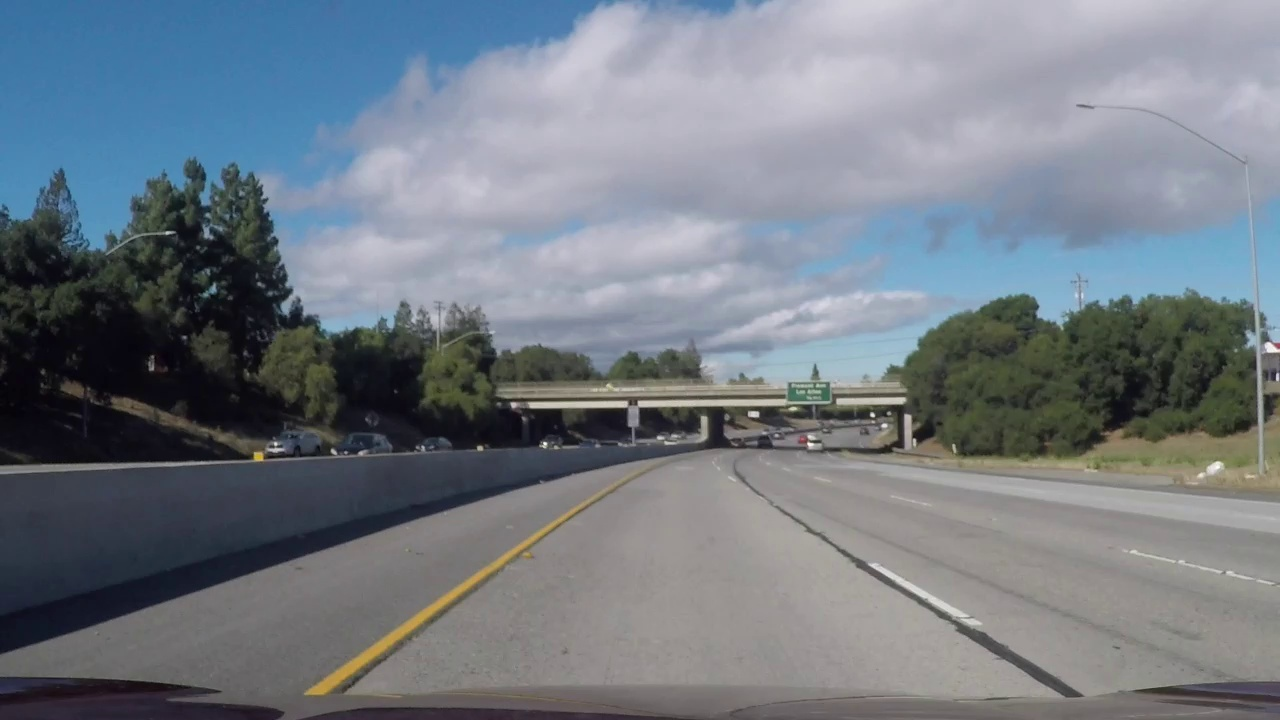
#> input picture udacity-nd/p2-advanced-lane-lines/challenge_images/frame0.jpg, 1280 x 720 px; its folder holds only this picture in this run
$ python -i helper.py   (imports and definitions only)   (older library calls are emulated)
#> lines starting #> are read from the running program, lines starting #| are printed output that depends on the picture
import glob
import os

import cv2
import matplotlib.image as mpimg
import matplotlib.pyplot as plt
import numpy as np


# [91 lines left out: functions plot_result, get_frames_from_video, create_video_from_frames, write_images_to_folder, not called in this run]

def resize(image, height=300, width=400, debug=False):
    '''
    resizes images
    Args:
        image - opencv RGB image
        height - height of resized image
        width - width of resized image
        debug - bool, displays the resized image
    Returns:
        resized opencv image
    '''
#> called with height = 300, width = 400, debug = False
    if len(image.shape) > 2:
        # height, width, channels
        (h, w, d) = image.shape
#> h = 720; w = 1280; d = 3
        bgr = cv2.cvtColor(image, cv2.COLOR_RGB2BGR)
#> bgr is the input picture: shape (720, 1280, 3); mean B, G, R 131.9, 123.1, 115.2
        resized = cv2.resize(bgr, (width, height))
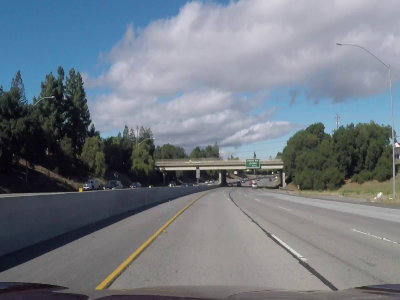
#> resized: shape (300, 400, 3); mean B, G, R 131.8, 123, 115.2
    else:
        # grayscale
        resized = cv2.resize(image, (width, height))
    if debug == True:
        cv2.imshow('resize', resized)
        cv2.waitKey(0)
        cv2.destroyAllWindows()
    return resized

def channels(image, debug=False):
    '''
    displays RGB, HLS channels individual channel images
    Args:
        image - opencv RGB image
        debug - bool, displays the resized image
    Returns:
        None
    '''
    image = resize(image)
    # RGB
    rgb_gray = cv2.cvtColor(image, cv2.COLOR_RGB2GRAY)
    r = image[:, :, 0]
    g = image[:, :, 1]
    b = image[:, :, 2]
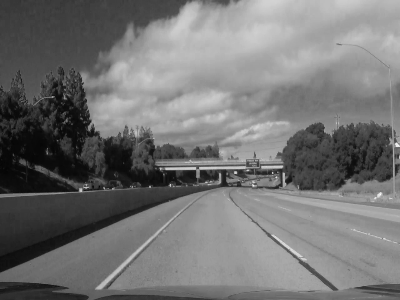
#> b: shape (300, 400); min 4, max 252, mean 115.2
    rgb = np.hstack((r,g,b))
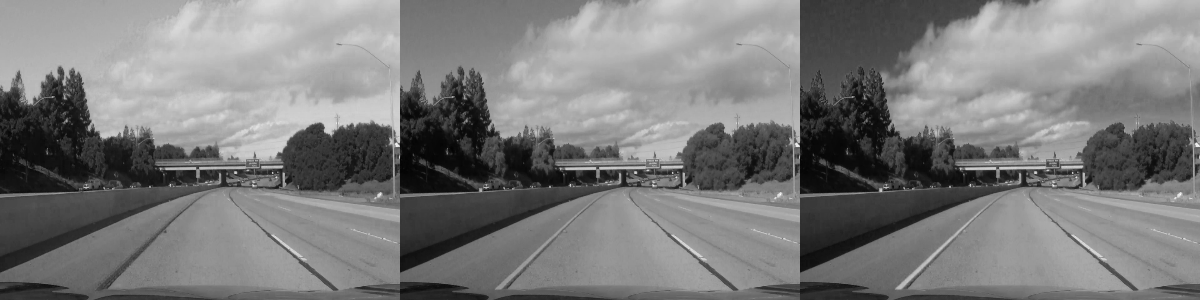
#> rgb: shape (300, 1200); min 2, max 252, mean 123.4

    # HLS
    hls_gray = cv2.cvtColor(image, cv2.COLOR_RGB2HLS)
#> hls_gray: shape (300, 400, 3); mean of channels 0, 1, 2 66.9, 123.8, 36.8
    h = hls_gray[:, :, 0]
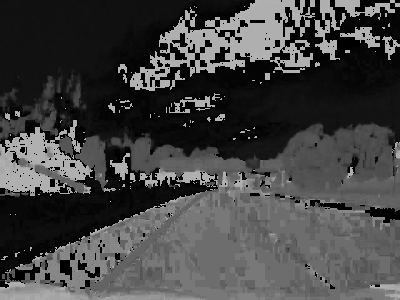
#> h: shape (300, 400); min 0, max 179, mean 66.9
    l = hls_gray[:, :, 1]
    s = hls_gray[:, :, 2]
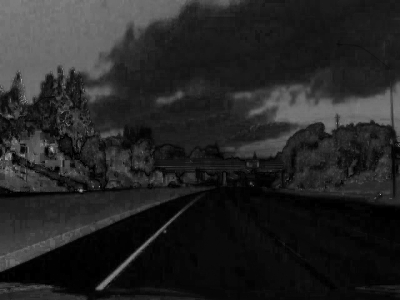
#> s: shape (300, 400); min 0, max 182, mean 36.8
    hls = np.hstack((h,l,s))
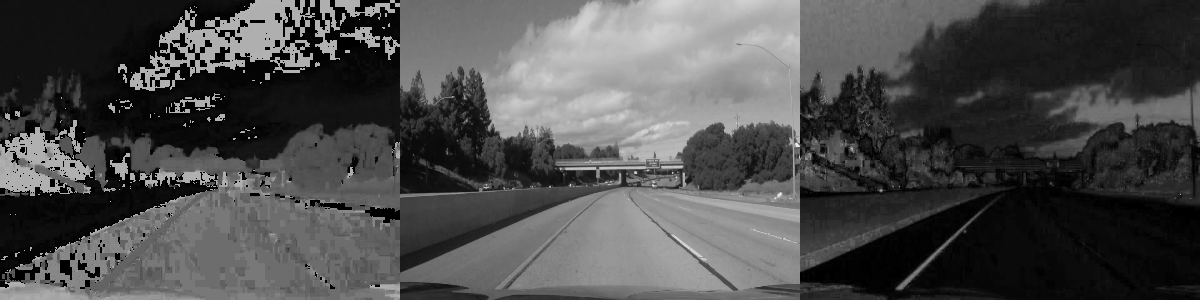
#> hls: shape (300, 1200); min 0, max 247, mean 75.8

    all_channels = np.vstack((rgb, hls))
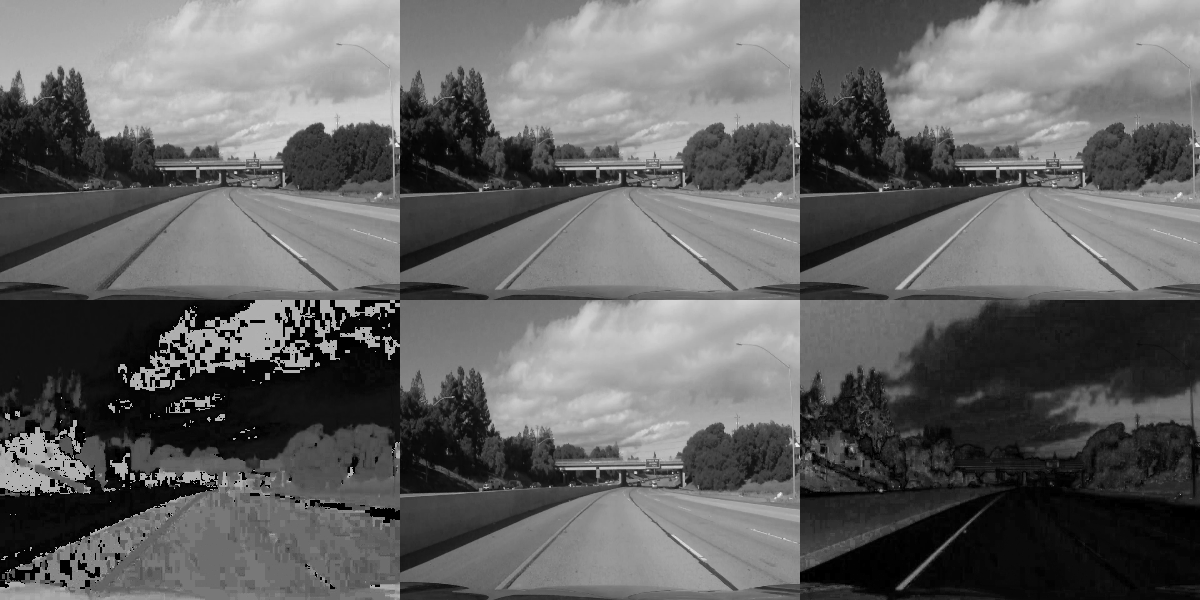
#> all_channels: shape (600, 1200); min 0, max 252, mean 99.6

    if debug == True:
        cv2.imshow('all_channels', all_channels)
        cv2.waitKey(0)
        cv2.destroyAllWindows()

# [634 lines left out: functions camera_calibration, undistort, gaussian_blur, sobel, thresholded_mask, warp and 10 more, not called in this run]

>>> import cv2
>>> picture = cv2.cvtColor(cv2.imread('challenge_images/frame0.jpg'), cv2.COLOR_BGR2RGB)
>>> result = channels(picture)

$ run again, on udacity-nd/p2-advanced-lane-lines/challenge_images/frame10.jpg
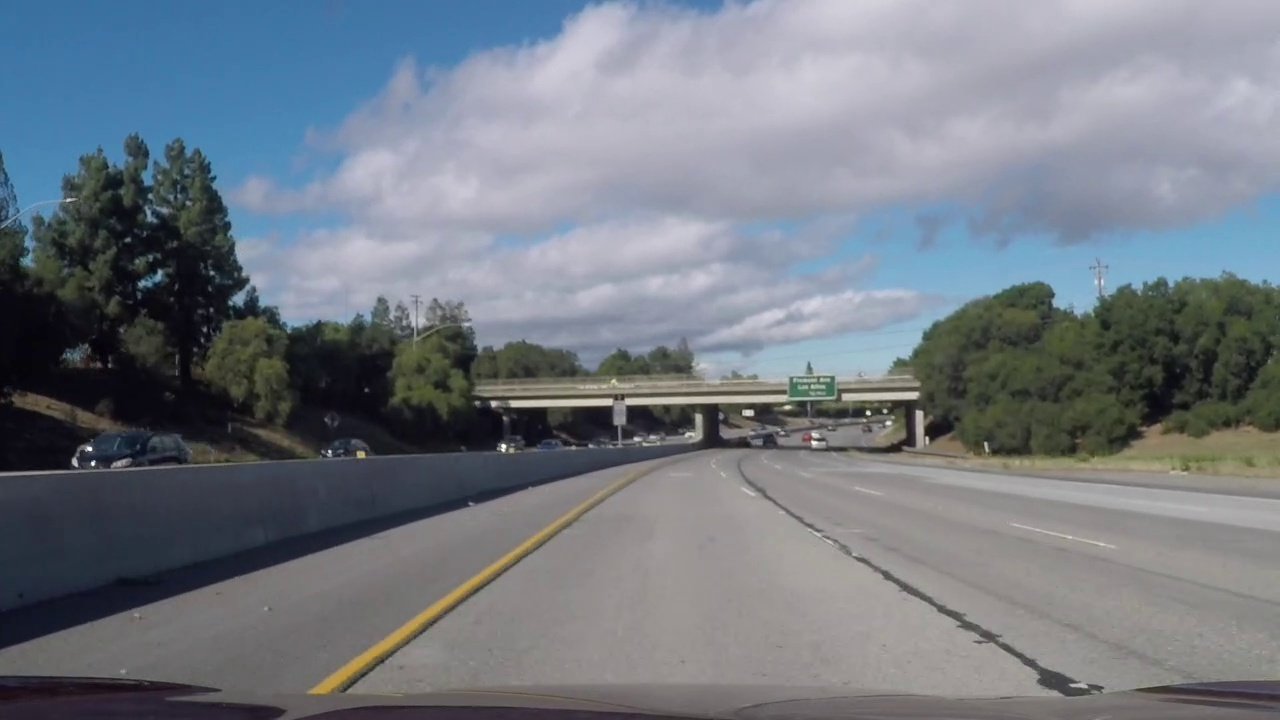
#> input picture udacity-nd/p2-advanced-lane-lines/challenge_images/frame10.jpg, 1280 x 720 px
#> in resize, bgr is the input picture: shape (720, 1280, 3); mean B, G, R 130.8, 122.1, 115.1
#> hls_gray: shape (300, 400, 3); mean of channels 0, 1, 2 72.6, 123.1, 36.4
#> in channels, `hls = np.hstack((h,l,s))`:
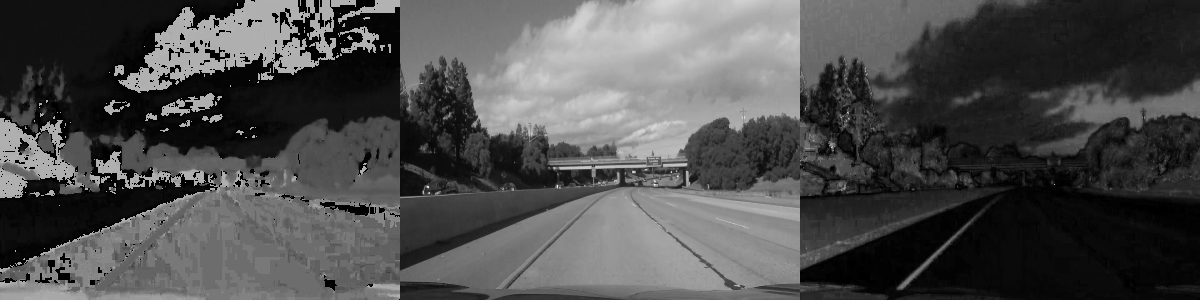
#> hls: shape (300, 1200); min 0, max 248, mean 77.4
#> in channels, `all_channels = np.vstack((rgb, hls))`:
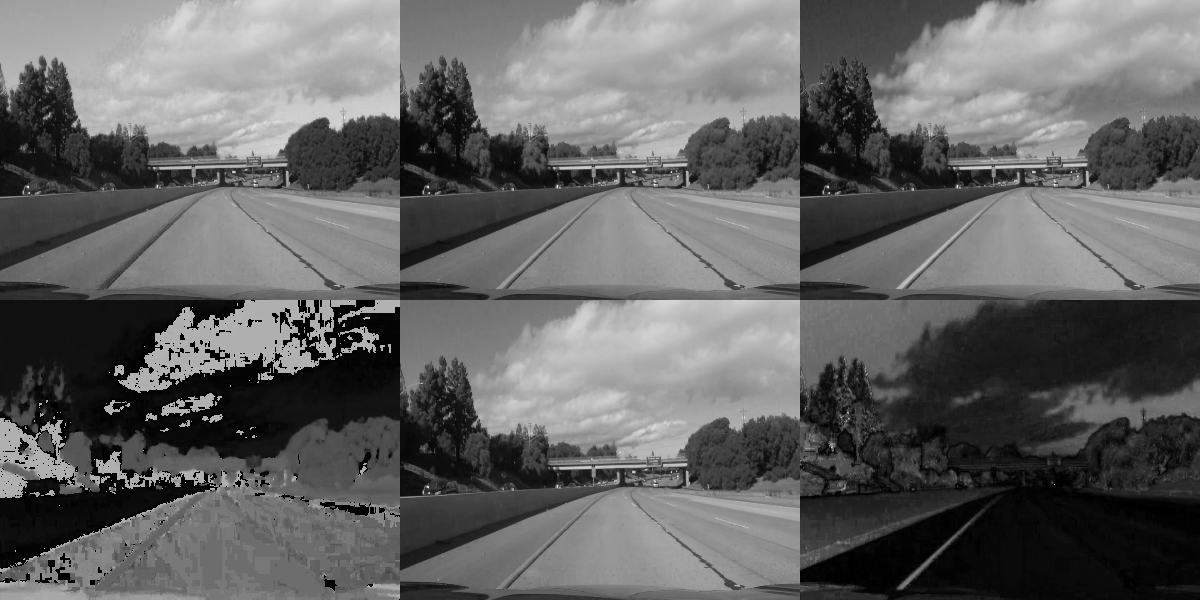
#> all_channels: shape (600, 1200); min 0, max 253, mean 100

$ run again, on udacity-nd/p2-advanced-lane-lines/challenge_images/frame100.jpg
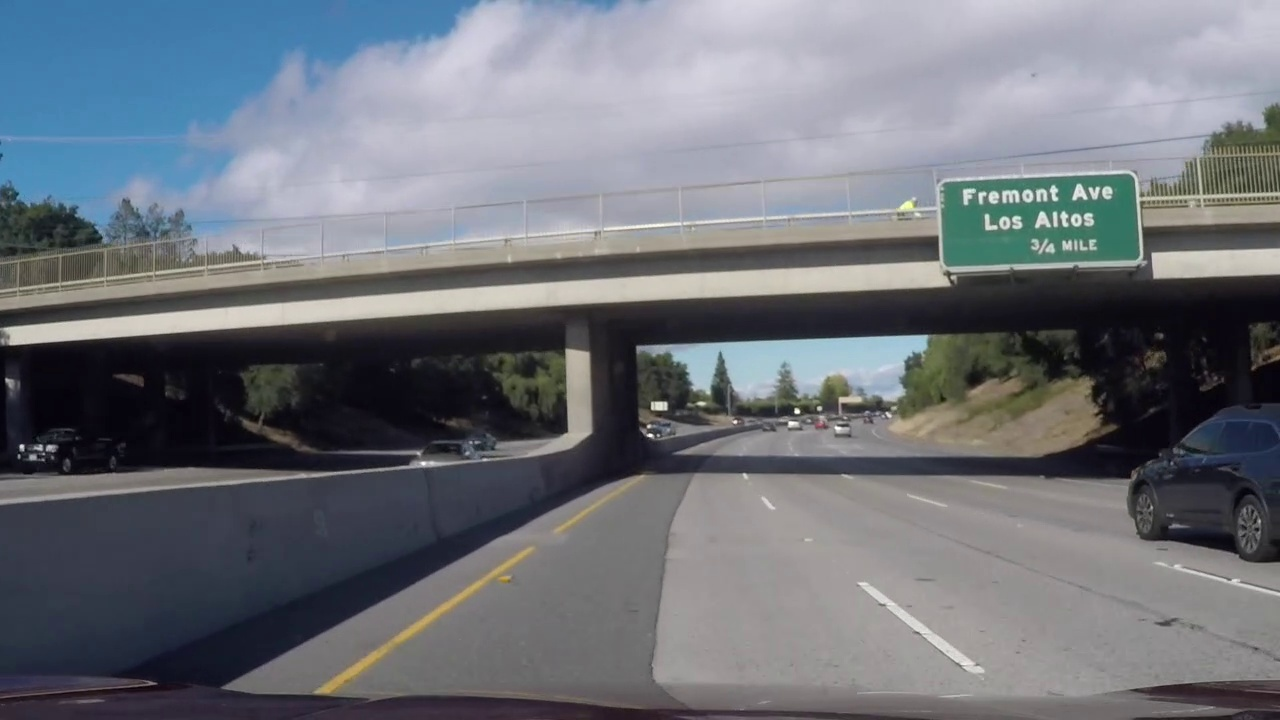
#> input picture udacity-nd/p2-advanced-lane-lines/challenge_images/frame100.jpg, 1280 x 720 px
#> in resize, bgr is the input picture: shape (720, 1280, 3); mean B, G, R 121.7, 114.4, 110.2
#> hls_gray: shape (300, 400, 3); mean of channels 0, 1, 2 83.5, 116, 34.6
#> in channels, `hls = np.hstack((h,l,s))`:
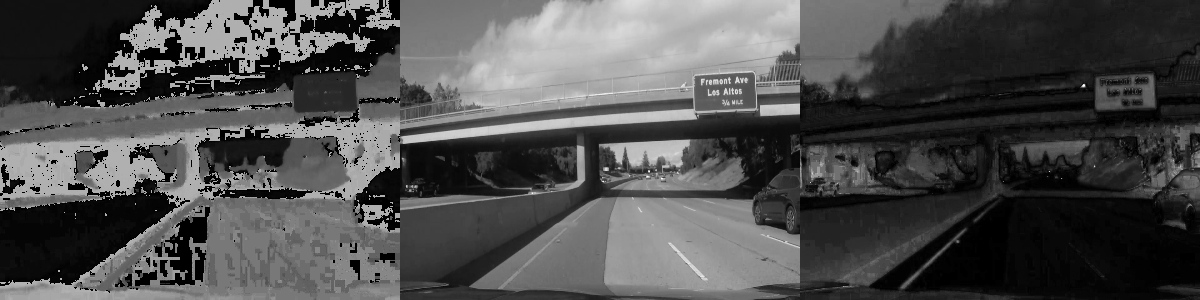
#> hls: shape (300, 1200); min 0, max 255, mean 78
#> in channels, `all_channels = np.vstack((rgb, hls))`:
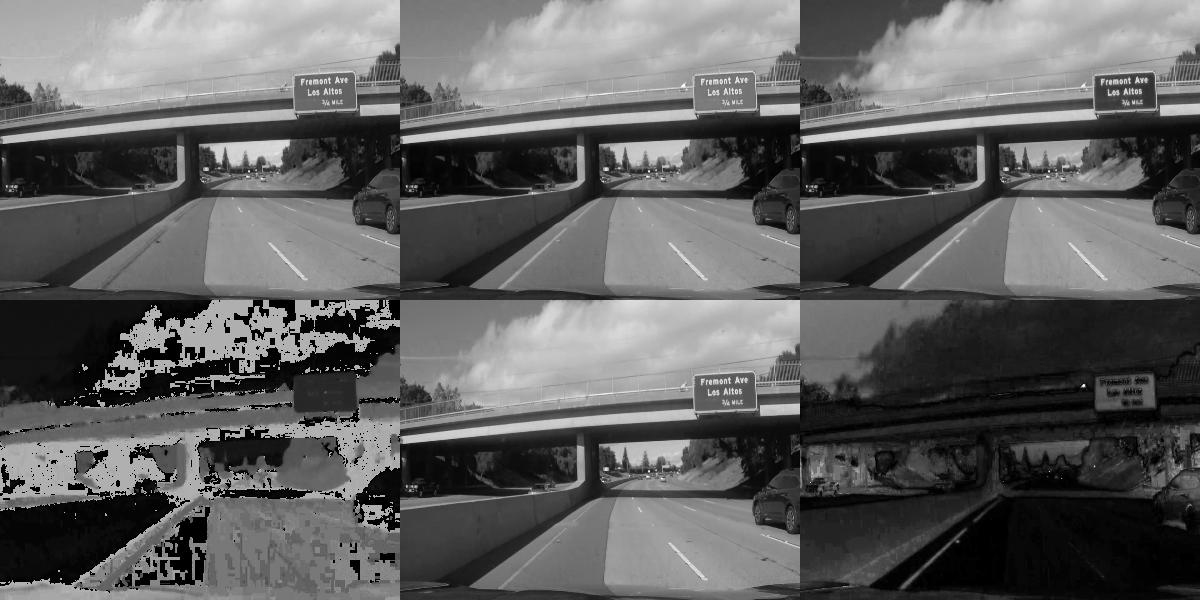
#> all_channels: shape (600, 1200); min 0, max 255, mean 96.7
